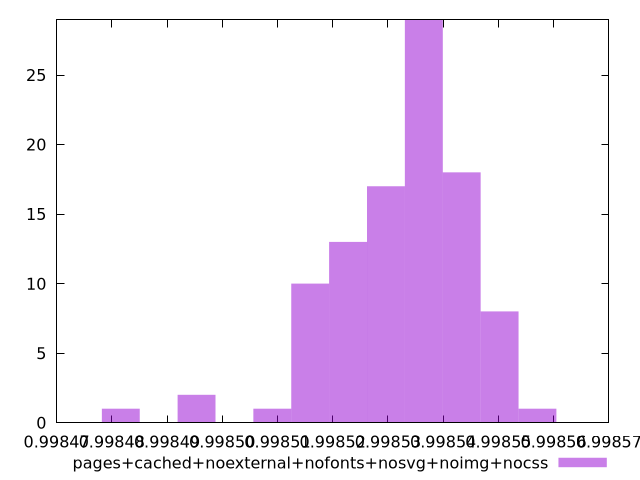

Write the gnuplot code that produced this figure.
$_pagesCachedNoexternalNofontsNosvgNoimgNocss <<EOF
0.998543350773962 18
0.9985296332001462 17
0.9985159156263304 10
0.9985227744132382 13
0.9985364919870541 29
0.9984953392656066 2
0.9984816216917909 1
0.9985502095608699 8
0.9985090568394225 1
0.9985570683477778 1
EOF
set key outside below
set terminal pngcairo
set output "report_00006_2020-11-02T20-21-41.718Z/speed-index/pages+cached+noexternal+nofonts+nosvg+noimg+nocss//hist.png"
set yrange [0:29]
set boxwidth 0.000006858786907902971
set style fill transparent solid 0.5 noborder
plot $_pagesCachedNoexternalNofontsNosvgNoimgNocss title "pages+cached+noexternal+nofonts+nosvg+noimg+nocss" with boxes ,
